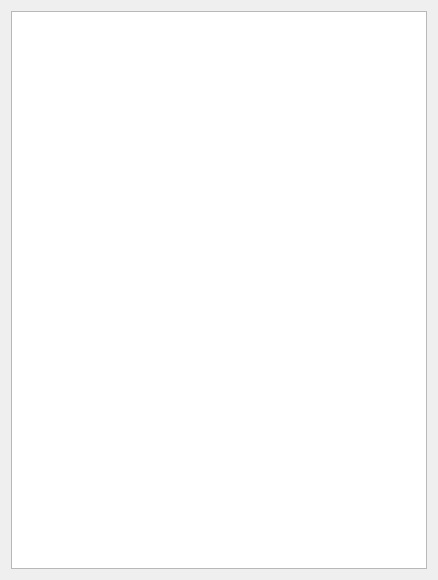
<?xml version="1.0" encoding="UTF-8"?>
<ui version="4.0">
 <class>Form</class>
 <widget class="QWidget" name="Form">
  <property name="geometry">
   <rect>
    <x>0</x>
    <y>0</y>
    <width>438</width>
    <height>580</height>
   </rect>
  </property>
  <property name="minimumSize">
   <size>
    <width>300</width>
    <height>0</height>
   </size>
  </property>
  <property name="maximumSize">
   <size>
    <width>600</width>
    <height>16777215</height>
   </size>
  </property>
  <property name="windowTitle">
   <string>Form</string>
  </property>
  <layout class="QVBoxLayout" name="verticalLayout">
   <item>
    <widget class="QListWidget" name="listWidget"/>
   </item>
  </layout>
 </widget>
 <resources/>
 <connections/>
</ui>
